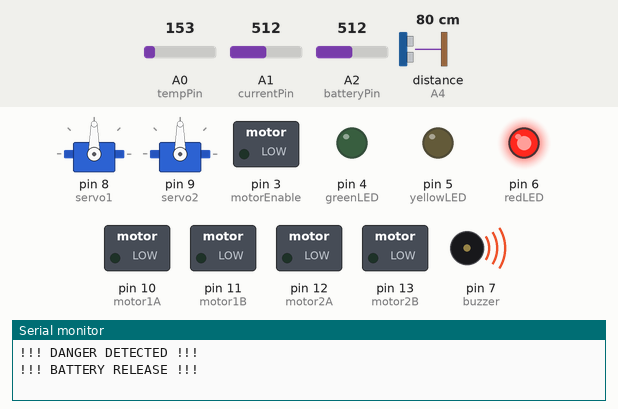
This sketch was run on a simulated Arduino Uno, built with avr-gcc and run on an emulated ATmega328P. Parts: 2 × servo, switched loads named in the sketch (green lamp = pin HIGH), output pins drawn as LEDs (lit = HIGH), buzzer (waves = sounding), the last lines printed to the serial monitor. Wiring (inferred from the names in the program): ultrasonic range finder: trigger A3; echo A4. The inputs (shaded band) are chosen by the test bench; at power-on: distance to the obstacle (sensor on A4) 80 cm, A0 (tempPin) = 153, A1 (currentPin) = 512, A2 (batteryPin) = 512. The echo pulse lasts 58.3 µs per cm; pins used as bus, display or sensor lines are not drawn.

Above: at 1.1 s.
At 4.2 s:
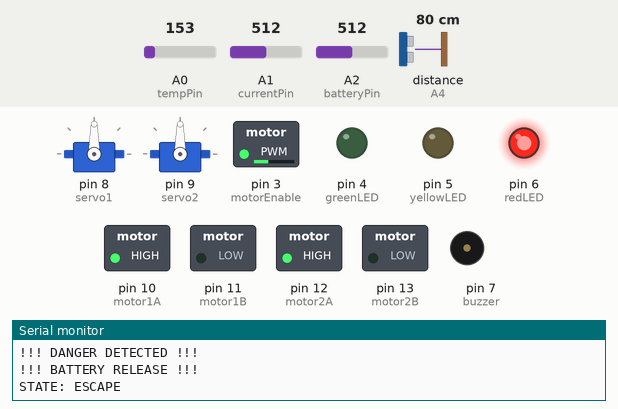
4.3 s: distance to the obstacle (sensor on A4) set to 2 cm
At 7.0 s:
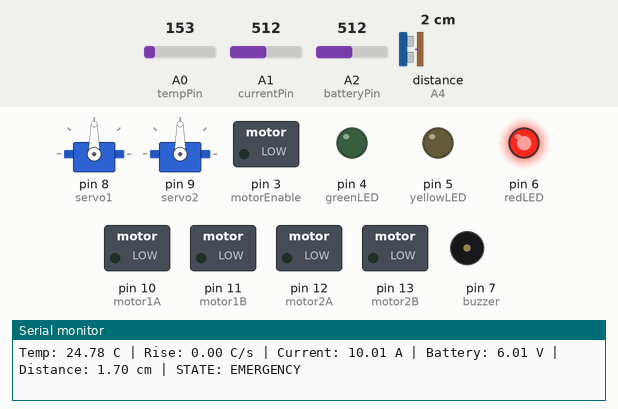
7.3 s: A0 (tempPin) set to 138
10.3 s: distance to the obstacle (sensor on A4) set to 18 cm
Timing chart, 0 to 13.3 s (numbered marks = the images above; inputs shaded):
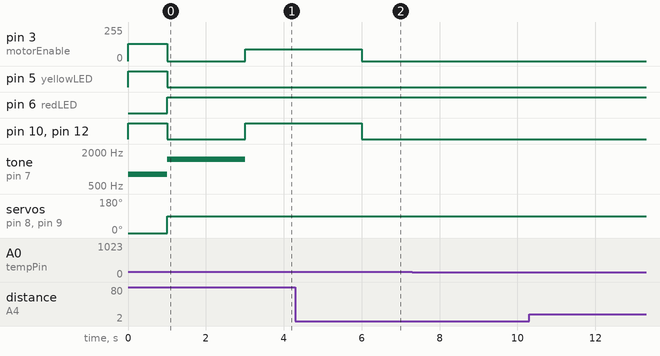

The sketch:

BatteryEjectionSimulation.ino
```cpp
#include <Servo.h>

// =========================
// 센서 핀
// =========================
const int tempPin = A0;
const int currentPin = A1;
const int batteryPin = A2;

// 초음파
const int trigPin = A3;
const int echoPin = A4;

// =========================
// LED / 부저
// =========================
const int greenLED = 4;
const int yellowLED = 5;
const int redLED = 6;
const int buzzer = 7;

// =========================
// 서보
// =========================
Servo servo1;
Servo servo2;

// =========================
// L293D 모터
// =========================
const int motorEnable = 3;

const int motor1A = 10;
const int motor1B = 11;

const int motor2A = 12;
const int motor2B = 13;

// =========================
// 위험 기준
// =========================
const float TEMP_RISE_LIMIT = 8.0;

const float HIGH_CURRENT = 16.0;
const float LOW_VOLTAGE = 8.0;

const float WARNING_TEMP = 50.0;
const float WARNING_CURRENT = 12.0;
const float WARNING_VOLTAGE = 10.0;

// 장애물 기준
const float OBSTACLE_DISTANCE = 30.0;

// =========================
// 온도 상승 속도
// =========================
float previousTemperature = 0;
unsigned long previousTempTime = 0;

// =========================
// 상태 변수
// =========================
bool escapeDone = false;
bool emergencyLatched = false;


// =========================
// 초기 설정
// =========================
void setup()
{
  Serial.begin(9600);

  pinMode(greenLED, OUTPUT);
  pinMode(yellowLED, OUTPUT);
  pinMode(redLED, OUTPUT);
  pinMode(buzzer, OUTPUT);

  // 초음파
  pinMode(trigPin, OUTPUT);
  pinMode(echoPin, INPUT);

  // 서보
  servo1.attach(8);
  servo2.attach(9);

  servo1.write(0);
  servo2.write(0);

  // 모터
  pinMode(motorEnable, OUTPUT);

  pinMode(motor1A, OUTPUT);
  pinMode(motor1B, OUTPUT);
  pinMode(motor2A, OUTPUT);
  pinMode(motor2B, OUTPUT);

  previousTempTime = millis();
}


// =========================
// 초음파 거리 측정
// =========================
float getDistance()
{
  digitalWrite(trigPin, LOW);
  delayMicroseconds(2);

  digitalWrite(trigPin, HIGH);
  delayMicroseconds(10);

  digitalWrite(trigPin, LOW);

  long duration =
    pulseIn(echoPin, HIGH, 30000);

  // 초음파 신호가 안 돌아온 경우
  if (duration == 0)
  {
    return 999;
  }

  float distance =
    duration * 0.0343 / 2;

  return distance;
}


// =========================
// NORMAL 직진
// =========================
void driveNormal()
{
  analogWrite(motorEnable, 255);

  digitalWrite(motor1A, HIGH);
  digitalWrite(motor1B, LOW);

  digitalWrite(motor2A, HIGH);
  digitalWrite(motor2B, LOW);
}


// =========================
// WARNING 감속
// =========================
void driveWarning()
{
  analogWrite(motorEnable, 128);

  digitalWrite(motor1A, HIGH);
  digitalWrite(motor1B, LOW);

  digitalWrite(motor2A, HIGH);
  digitalWrite(motor2B, LOW);
}


// =========================
// ESCAPE 저속 주행
// =========================
void driveEscape()
{
  analogWrite(motorEnable, 90);

  digitalWrite(motor1A, HIGH);
  digitalWrite(motor1B, LOW);

  digitalWrite(motor2A, HIGH);
  digitalWrite(motor2B, LOW);
}


// =========================
// 우회전
// =========================
void turnRight()
{
  analogWrite(motorEnable, 160);

  // 왼쪽 모터 전진
  digitalWrite(motor1A, HIGH);
  digitalWrite(motor1B, LOW);

  // 오른쪽 모터 후진
  digitalWrite(motor2A, LOW);
  digitalWrite(motor2B, HIGH);
}


// =========================
// 모터 정지
// =========================
void stopMotors()
{
  analogWrite(motorEnable, 0);

  digitalWrite(motor1A, LOW);
  digitalWrite(motor1B, LOW);

  digitalWrite(motor2A, LOW);
  digitalWrite(motor2B, LOW);
}


// =========================
// 메인
// =========================
void loop()
{
  // --------------------------------
  // 1. 온도
  // --------------------------------
  int tempValue =
    analogRead(tempPin);

  float tempVoltage =
    tempValue * (5.0 / 1023.0);

  float temperature =
    (tempVoltage - 0.5) * 100.0;


  // --------------------------------
  // 2. 전류
  // --------------------------------
  int currentValue =
    analogRead(currentPin);

  float current =
    currentValue * (20.0 / 1023.0);


  // --------------------------------
  // 3. 배터리 전압
  // --------------------------------
  int batteryValue =
    analogRead(batteryPin);

  float batteryVoltage =
    batteryValue * (12.0 / 1023.0);


  // --------------------------------
  // 4. 장애물 거리
  // --------------------------------
  float distance =
    getDistance();


  // =================================
  // 온도 상승 속도
  // =================================
  unsigned long currentTime =
    millis();

  float timeDifference =
    (currentTime - previousTempTime)
    / 1000.0;

  float tempRiseRate = 0;

  if (timeDifference >= 1.0)
  {
    tempRiseRate =
      (temperature - previousTemperature)
      / timeDifference;

    previousTemperature =
      temperature;

    previousTempTime =
      currentTime;
  }


  // =================================
  // 위험 조건
  // =================================
  bool rapidTemperatureRise =
    tempRiseRate >= TEMP_RISE_LIMIT;

  bool overCurrent =
    current >= HIGH_CURRENT;

  bool voltageDrop =
    batteryVoltage <= LOW_VOLTAGE;

  bool dangerCondition =
    rapidTemperatureRise &&
    (overCurrent || voltageDrop);


  // DANGER 발생 시 고정
  if (dangerCondition)
  {
    emergencyLatched = true;
  }


  String state;


  // =================================
  // EMERGENCY
  // =================================
  if (emergencyLatched)
  {
    state = "EMERGENCY";

    digitalWrite(greenLED, LOW);
    digitalWrite(yellowLED, LOW);
    digitalWrite(redLED, HIGH);

    // 분리 상태 유지
    servo1.write(90);
    servo2.write(90);


    if (escapeDone == false)
    {
      // 먼저 정지
      stopMotors();

      tone(buzzer, 1500);

      Serial.println(
        "!!! DANGER DETECTED !!!");

      Serial.println(
        "!!! BATTERY RELEASE !!!");

      // 2초 대기
      delay(2000);

      noTone(buzzer);

      Serial.println(
        "STATE: ESCAPE");

      // 대피
      driveEscape();

      delay(3000);

      // 대피 완료
      stopMotors();

      Serial.println(
        "ESCAPE COMPLETE");

      Serial.println(
        "SYSTEM LOCKED");

      escapeDone = true;
    }

    else
    {
      stopMotors();
      noTone(buzzer);
    }
  }


  // =================================
  // WARNING
  // =================================
  else if (
           temperature >= WARNING_TEMP ||
           current >= WARNING_CURRENT ||
           batteryVoltage <= WARNING_VOLTAGE
          )
  {
    state = "WARNING";

    digitalWrite(greenLED, LOW);
    digitalWrite(yellowLED, HIGH);
    digitalWrite(redLED, LOW);

    tone(buzzer, 800);

    // 감속
    driveWarning();

    // 배터리 LOCK
    servo1.write(0);
    servo2.write(0);
  }


  // =================================
  // NORMAL
  // =================================
  else
  {
    // 배터리 LOCK
    servo1.write(0);
    servo2.write(0);

    noTone(buzzer);

    digitalWrite(greenLED, HIGH);
    digitalWrite(yellowLED, LOW);
    digitalWrite(redLED, LOW);


    // -------------------------
    // 장애물 있음
    // -------------------------
    if (distance <= OBSTACLE_DISTANCE)
    {
      state = "OBSTACLE";

      Serial.println(
        "!!! OBSTACLE DETECTED !!!");

      // 일단 정지
      stopMotors();

      delay(500);

      // 오른쪽으로 회전
      turnRight();

      delay(1000);

      // 다시 정지
      stopMotors();

      delay(300);
    }

    // -------------------------
    // 장애물 없음
    // -------------------------
    else
    {
      state = "NORMAL";

      driveNormal();
    }
  }


  // =================================
  // 시리얼 모니터
  // =================================
  Serial.print("Temp: ");
  Serial.print(temperature);

  Serial.print(" C | Rise: ");
  Serial.print(tempRiseRate);

  Serial.print(" C/s | Current: ");
  Serial.print(current);

  Serial.print(" A | Battery: ");
  Serial.print(batteryVoltage);

  Serial.print(" V | Distance: ");
  Serial.print(distance);

  Serial.print(" cm | STATE: ");
  Serial.println(state);


  delay(200);
}
```
